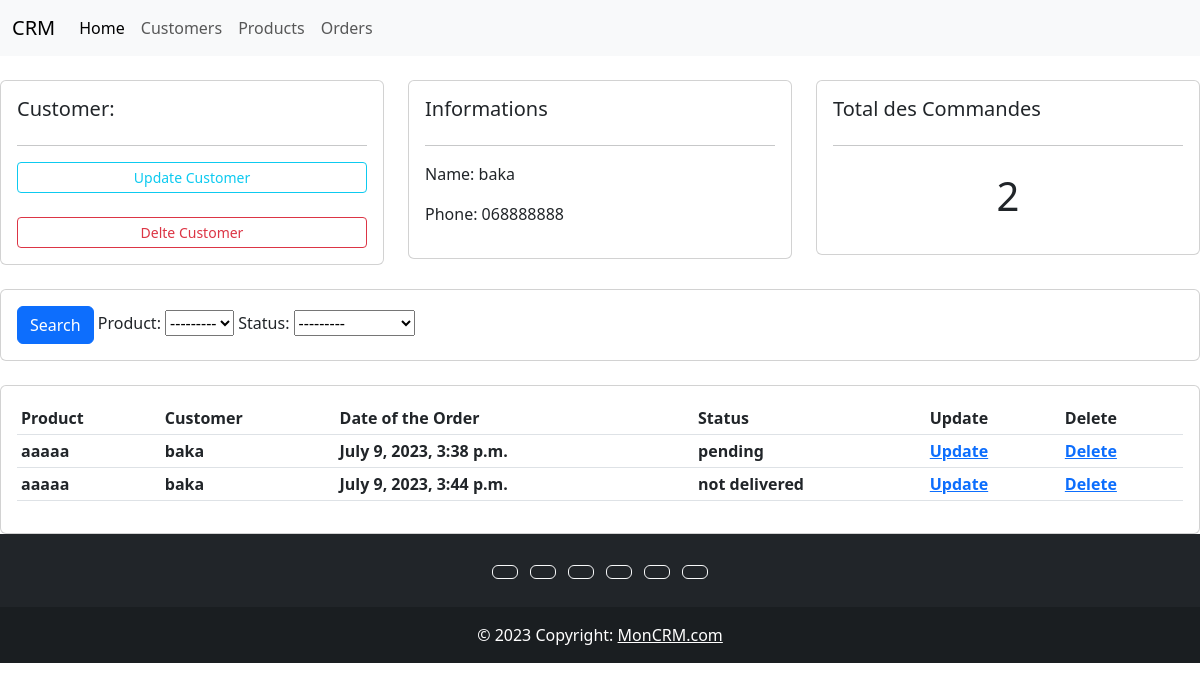
The page /customer/2 on the database its author committed.
### customer/models.py (models this page shows)
class Customer(models.Model):
    name=models.CharField(max_length=200,null=True)
    phone_number=models.CharField(max_length=200,null=True)
    date_creation=models.DateTimeField(auto_now_add=True,null=True)
    def __str__(self):
        return self.name

### order/models.py (models this page shows)
class Order(models.Model):
    STATUS=( ('pending','pending'),
            ('not delivered','not delivered'),
            ('delivered', 'delivered')
            )
    customer=models.ForeignKey(Customer,null=True,on_delete=models.SET_NULL)
    product=models.ForeignKey(Product,null=True,on_delete=models.SET_NULL)
    status=models.CharField(max_length=200,null=True,choices=STATUS)
    date_creation = models.DateTimeField(auto_now_add=True, null=True)

### product/models.py (models this page shows)
class Product(models.Model):
    name=models.CharField(max_length=200,null=True)
    price=models.FloatField(null=True)
    date_creation = models.DateTimeField(auto_now_add=True, null=True)
    tag=models.ManyToManyField(Tag)
    def __str__(self):
        return self.name

### customer/views.py (the view)
# urls.py: path('/<str:pk>',views.list_customers,name='customer'),
def list_customers(request,pk):
    customer=Customer.objects.get(id=pk)
    order=customer.order_set.all()
    total_order=order.count()
    myFilter=OrderFilter(request.GET,queryset=order)
    order=myFilter.qs
    context={'customer':customer,'order':order,'total_order':total_order,'myFilter':myFilter}
    return render(request, 'customer/list_customers.html',context)

### templates/customer/list_customers.html
{% extends 'main.html' %}
{% block content %}
	<br>
<div class="row">
	<div class="col-md">
		<div class="card card-body">
			<h5>Customer:</h5>
			<hr>
			<a class="btn btn-outline-info  btn-sm btn-block" href="">Update Customer</a>
			<br>
			<a class="btn btn-outline-danger  btn-sm btn-block" href="">Delte Customer</a>
		</div>
	</div>
	<div class="col-md">
		<div class="card card-body">
			<h5>Informations</h5>
			<hr>
			<p>Name: {{customer.name}}</p>
			<p>Phone: {{customer.phone_number}}</p>
		</div>
	</div>
	<div class="col-md">
		<div class="card card-body">
			<h5>Total des Commandes</h5>
			<hr>
			<h1 style="text-align: center;padding: 10px">{{total_order}}</h1>
		</div>
	</div>
</div>
<br>
<div class="row">
	<div class="col">
		<div class="card card-body">
			<form method="get">
		    <button class="btn btn-primary" type="submit">Search</button>
				{{myFilter.form}}
		  </form>
		</div>
	</div>
</div>
<br>
<div class="row">
	<div class="col-md">
		<div class="card card-body">
			<table class="table table-sm">
				<tr>
					<th>Product</th>
					<th>Customer</th>
					<th>Date of the Order</th>
					<th>Status</th>
					<th>Update</th>
					<th>Delete</th>
				</tr>
				{% for order in order %}
				<tr>
					<th>{{order.product}}</th>
					<th>{{order.customer}}</th>
					<th>{{order.date_creation}}</th>
					<th>{{order.status}}</th>
					<th><a href="">Update</a> </th>
					<th><a href="">Delete</a> </th>
				</tr>
				{% endfor %}
			</table>
		</div>
	</div>
</div>
{% endblock content%}

### static/css/main.css (style rules this page uses)
body { background-color: #beef5; }

### rows shown on the page
Customer: name "baka", phone_number "068888888"
Order: product "aaaaa", customer "baka", date_creation "July 9, 2023, 3:38 p.m.", status "pending"
Order: product "aaaaa", customer "baka", date_creation "July 9, 2023, 3:44 p.m.", status "not delivered"

### other values the page prints
{{ total_order }} "2"
